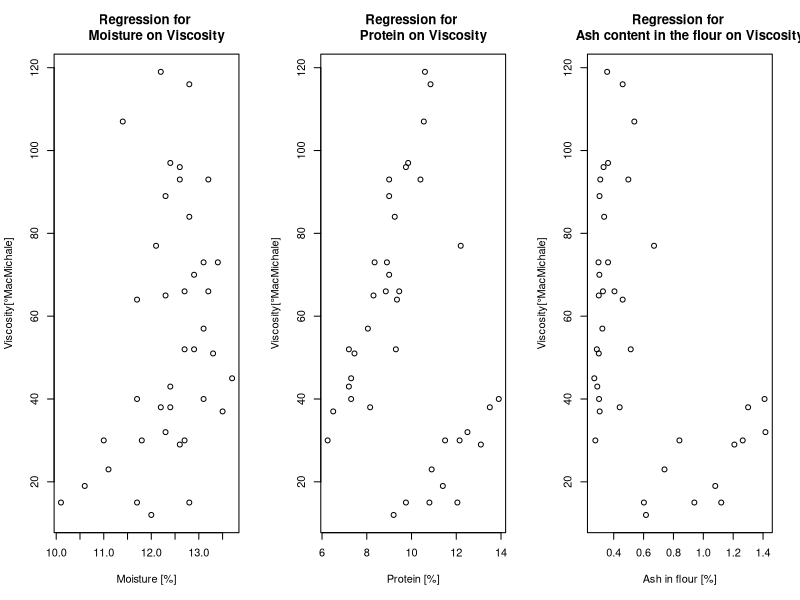

Recreate this plot in R.
## ---- chunk 1
setwd("~/Desktop/BSR1")
icecream = read.table("icecream.csv",header=TRUE,sep=",")
## ---- chunk 2

par(mfrow=c(1,3))

plot(icecream$moisture,icecream$viscosity, main = "Regression for 
     Moisture on Viscosity", xlab="Moisture [%]",ylab="Viscosity[°MacMichale]") 
#abline(lm(viscosity~moisture, data=icecream),col="red")

plot(icecream$protein,icecream$viscosity, main = "Regression for 
     Protein on Viscosity", xlab="Protein [%]",ylab="Viscosity[°MacMichale]") 
#abline(lm(viscosity~protein, data=icecream),col="red")

plot(icecream$ash,icecream$viscosity, main = "Regression for 
     Ash content in the flour on Viscosity", xlab="Ash in flour [%]",ylab="Viscosity[°MacMichale]") 
#abline(lm(viscosity~ash, data=icecream),col="red")
## ---- chunk 3
summary(icecream)
